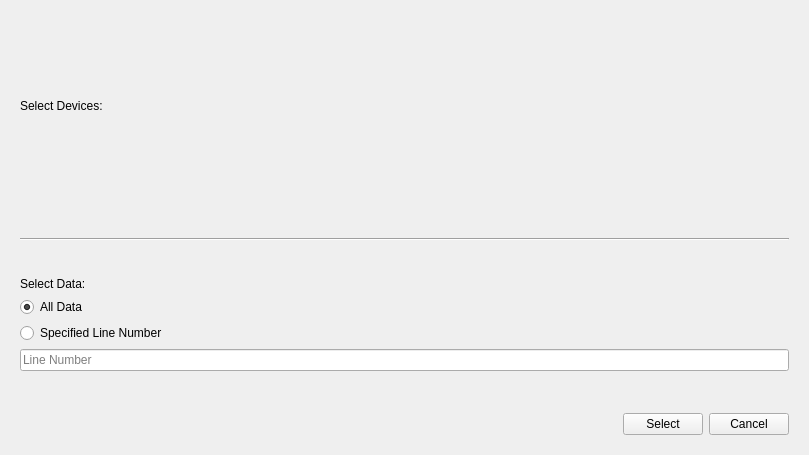
<?xml version="1.0" encoding="UTF-8"?>
<ui version="4.0">
 <class>adddevices</class>
 <widget class="QWidget" name="adddevices">
  <property name="geometry">
   <rect>
    <x>0</x>
    <y>0</y>
    <width>809</width>
    <height>455</height>
   </rect>
  </property>
  <property name="sizePolicy">
   <sizepolicy hsizetype="Preferred" vsizetype="Preferred">
    <horstretch>0</horstretch>
    <verstretch>0</verstretch>
   </sizepolicy>
  </property>
  <property name="windowTitle">
   <string>Add Devices</string>
  </property>
  <layout class="QVBoxLayout" name="verticalLayout_3">
   <item>
    <widget class="QWidget" name="device_show_area" native="true">
     <property name="sizePolicy">
      <sizepolicy hsizetype="Expanding" vsizetype="Expanding">
       <horstretch>0</horstretch>
       <verstretch>0</verstretch>
      </sizepolicy>
     </property>
     <layout class="QVBoxLayout" name="verticalLayout">
      <property name="bottomMargin">
      </property>
      <item>
       <widget class="QLabel" name="devices_label">
        <property name="sizePolicy">
         <sizepolicy hsizetype="Fixed" vsizetype="Fixed">
          <horstretch>0</horstretch>
          <verstretch>0</verstretch>
         </sizepolicy>
        </property>
        <property name="text">
         <string>Select Devices:</string>
        </property>
       </widget>
      </item>
      <item>
       <layout class="QVBoxLayout" name="devices_layout"/>
      </item>
     </layout>
    </widget>
   </item>
   <item>
    <widget class="QWidget" name="data_area" native="true">
     <property name="sizePolicy">
      <sizepolicy hsizetype="Expanding" vsizetype="Expanding">
       <horstretch>0</horstretch>
       <verstretch>0</verstretch>
      </sizepolicy>
     </property>
     <layout class="QVBoxLayout" name="verticalLayout_2">
      <property name="topMargin">
       <number>12</number>
      </property>
      <item>
       <widget class="Line" name="line">
        <property name="orientation">
         <enum>Qt::Horizontal</enum>
        </property>
       </widget>
      </item>
      <item>
       <layout class="QVBoxLayout" name="data_layout">
        <property name="topMargin">
         <number>12</number>
        </property>
        <item>
         <widget class="QLabel" name="data_label">
          <property name="sizePolicy">
           <sizepolicy hsizetype="Fixed" vsizetype="Fixed">
            <horstretch>0</horstretch>
            <verstretch>0</verstretch>
           </sizepolicy>
          </property>
          <property name="text">
           <string>Select Data:</string>
          </property>
         </widget>
        </item>
        <item>
         <widget class="QRadioButton" name="all_radio_btn">
          <property name="text">
           <string>All Data</string>
          </property>
          <property name="checked">
           <bool>true</bool>
          </property>
         </widget>
        </item>
        <item>
         <widget class="QRadioButton" name="line_number_radio_btn">
          <property name="text">
           <string>Specified Line Number</string>
          </property>
         </widget>
        </item>
        <item>
         <widget class="QLineEdit" name="line_number_line_edit">
          <property name="sizePolicy">
           <sizepolicy hsizetype="Preferred" vsizetype="Fixed">
            <horstretch>0</horstretch>
            <verstretch>0</verstretch>
           </sizepolicy>
          </property>
          <property name="readOnly">
           <bool>false</bool>
          </property>
          <property name="placeholderText">
           <string>Line Number</string>
          </property>
         </widget>
        </item>
       </layout>
      </item>
     </layout>
    </widget>
   </item>
   <item>
    <widget class="QWidget" name="widget" native="true">
     <property name="sizePolicy">
      <sizepolicy hsizetype="Expanding" vsizetype="Fixed">
       <horstretch>0</horstretch>
       <verstretch>0</verstretch>
      </sizepolicy>
     </property>
     <layout class="QHBoxLayout" name="horizontalLayout">
      <item>
       <spacer name="seelct_btn_Spacer">
        <property name="orientation">
         <enum>Qt::Horizontal</enum>
        </property>
        <property name="sizeHint" stdset="0">
         <size>
          <width>660</width>
          <height>20</height>
         </size>
        </property>
       </spacer>
      </item>
      <item>
       <widget class="QPushButton" name="select_device_btn">
        <property name="text">
         <string>Select</string>
        </property>
       </widget>
      </item>
      <item>
       <widget class="QPushButton" name="cancel_device_btn">
        <property name="text">
         <string>Cancel</string>
        </property>
       </widget>
      </item>
     </layout>
    </widget>
   </item>
  </layout>
  <zorder>widget</zorder>
  <zorder>device_show_area</zorder>
  <zorder>data_area</zorder>
 </widget>
 <resources/>
 <connections/>
</ui>
